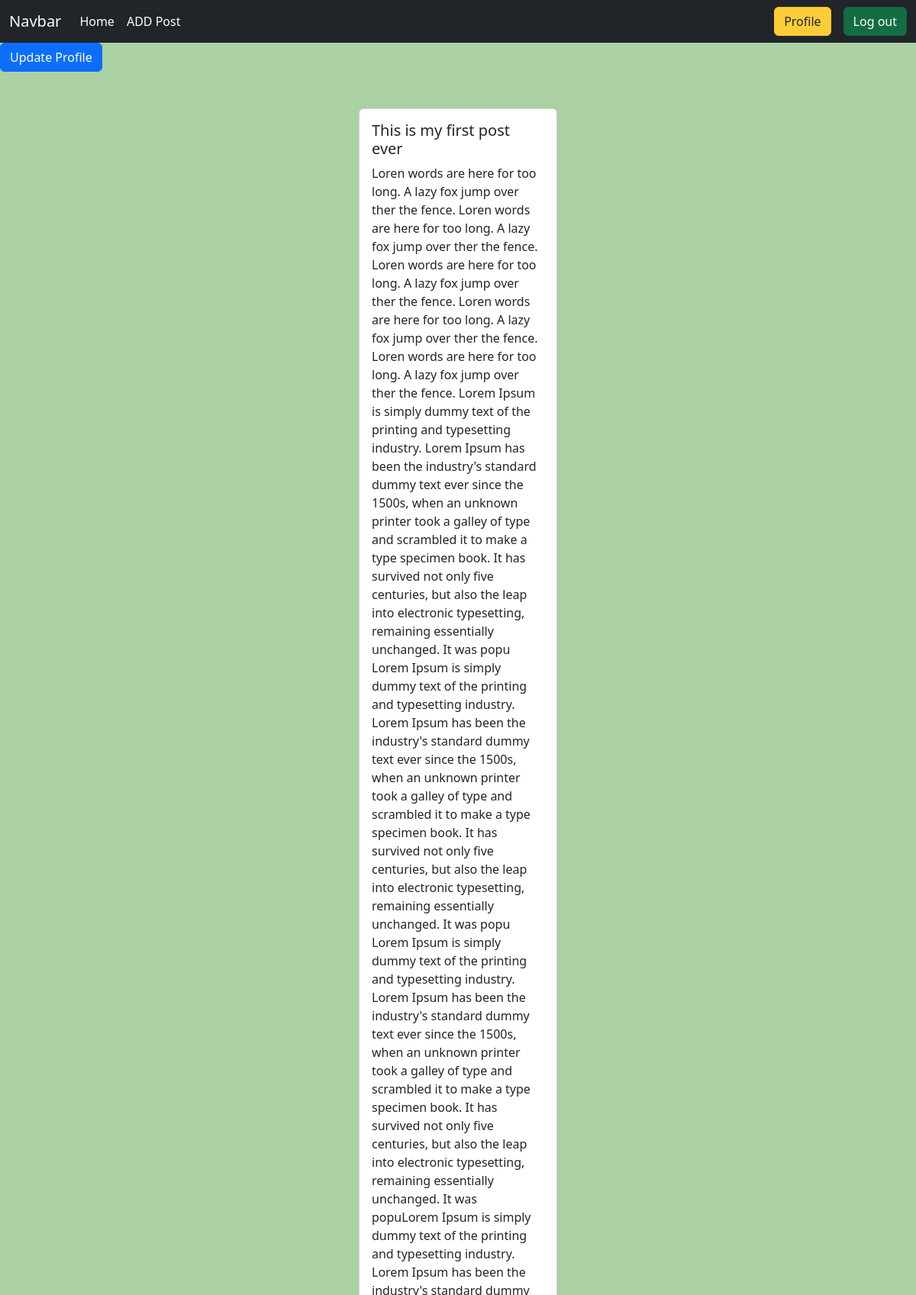
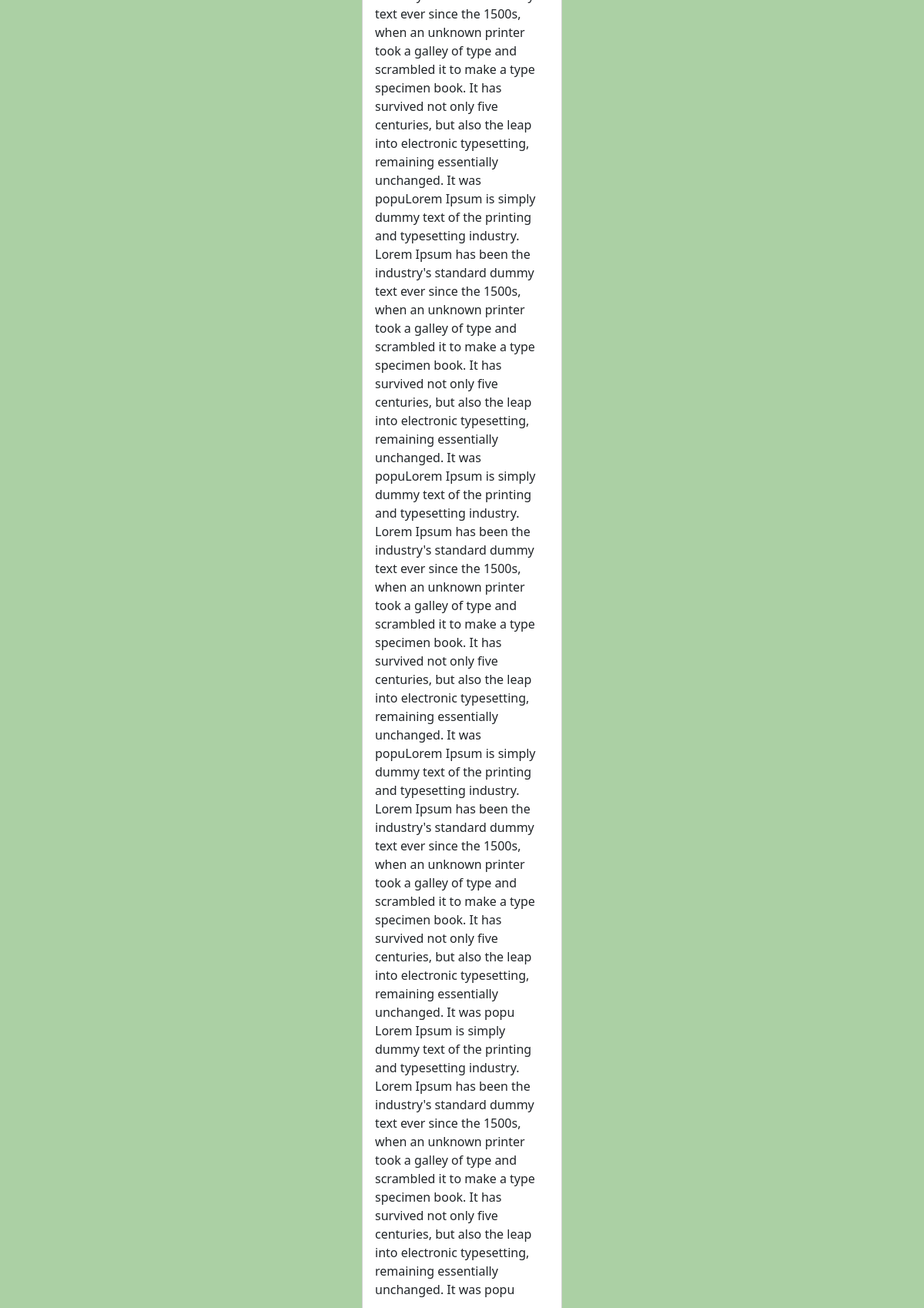
The app's page /author/profile/ (signed in, upper part) with its own data (2 pictures, top to bottom).
### posts/models.py (models this page shows, shortened)
class Post(models.Model):
    title = models.CharField(max_length = 50)
    content = models.TextField()
    category = models.ManyToManyField(Category)
    author = models.ForeignKey(User, on_delete = models.CASCADE)
    image = models.ImageField(upload_to='posts/images/', blank = True, null = True)

### author/views.py (the view)
# urls.py: path('profile/',views.profile, name ='profilePage'),
@login_required
def profile(request):
    data = Post.objects.filter(author = request.user)
    return render(request, 'profile.html', {'data' : data})

### author/templates/profile.html (shortened to what this page needs)
{% extends 'base.html' %}
{% block content %}
<div>
    <a class="btn btn-primary" href="{% url 'updateProfile'%}">Update Profile</a>
</div>
<div class="d-flex flex-wrap justify-content-center px-5">
    {% for post in data %}
    <div class="col-sm-3 mb-3 mb-sm-0 pt-5 ">
        <div class="card mx-2 ">
          <div class="card-body">
            <h5 class="card-title">{{post.title}}</h5>
            <p class="card-text">{{post.content}}</p>
          </div>
        </div>
      </div>
      {% endfor %}
{% endblock %}

### records on screen
Post: title "This is my first post ever", content "Loren words are here for too long. A lazy fox jump over ther the fence. Loren words are here for too long. A lazy fox jump over ther the fence. Loren words are here for too long. A lazy fox jump over ther the fence. Loren words are here for too long. A lazy fox jump over ther the fence. Loren words are here for too long. A lazy fox jump over ther the fence. Lorem Ipsum is simply dummy text of the printing and typesetting industry. Lorem Ipsum has been the industry's standard dummy text ever since the 1500s, when an unknown printer took a galley of type and scrambled it to make a type specimen book. It has survived not only five centuries, but also the leap into electronic typesetting,…"
